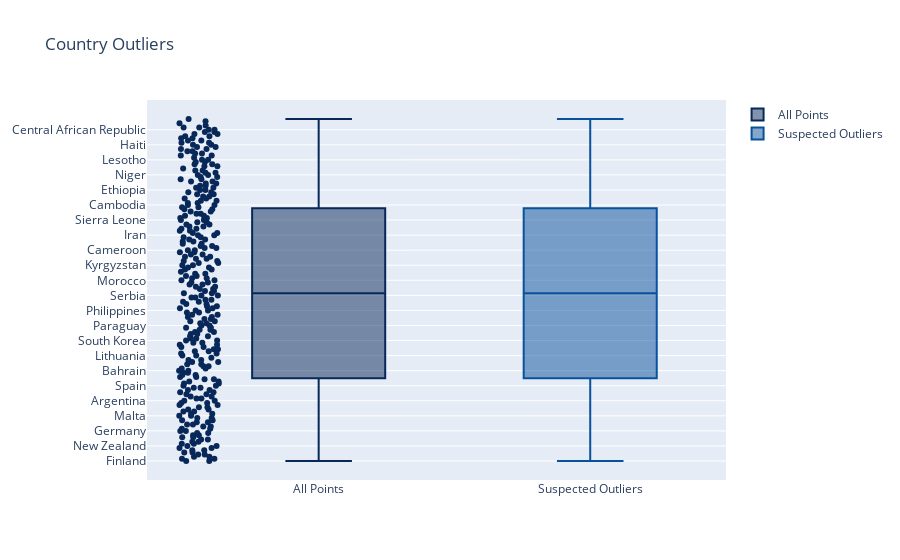

Notebook code for this chart:
### Code cell
for i in df_cat:
    OutLiersBox(df, i)

### Figure 1 — Plotly figure (JSON) as saved in the notebook; plotly's stock layout.template omitted (floating-point values rounded to 4 significant figures; data arrays with more than 128 entries replaced by an {"elided": "..."} marker saying what was removed)
{"data": [{"boxpoints": "all", "jitter": 0.3, "line": {"color": "rgb(7,40,89)"}, "marker": {"color": "rgb(7,40,89)"}, "name": "All Points", "pointpos": -1.8, "type": "box", "y": {"elided": "312 str values"}}, {"boxpoints": "suspectedoutliers", "line": {"color": "rgb(8,81,156)"}, "marker": {"color": "rgba(219, 64, 82, 0.6)", "line": {"outlierwidth": 2}}, "name": "Suspected Outliers", "type": "box", "y": {"elided": "312 str values"}}], "layout": {"title": {"text": "Country Outliers"}}}
